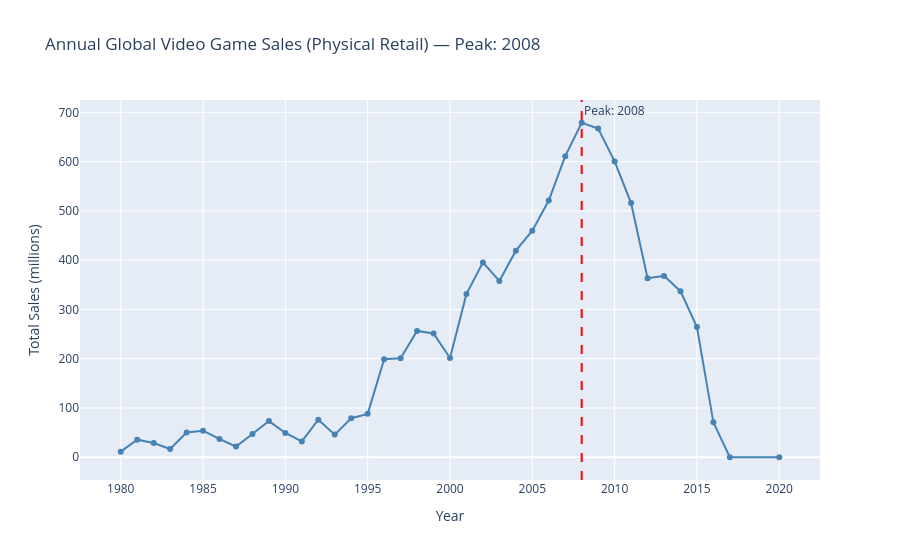

Notebook cell for this chart:
### Markdown cell above
---

## Q5–Q6 · Sales Evolution Over Time & Peak Year <a id="q5"></a>

The global video game market (physical retail) grew rapidly through the 1990s and 2000s, 
reaching its peak around **2008–2009** — coinciding with the dominant Wii / DS / PS3 / X360 era.
The subsequent decline reflects the shift toward digital distribution and mobile gaming, which this dataset does not capture.

### Code cell
from src.analysis.market_analysis import sales_over_time, peak_sales_year

annual = sales_over_time(df)
peak = peak_sales_year(df)
print(f"📅 Peak sales year: {peak}  ({annual.loc[annual['Year'] == peak, 'Global_Sales'].values[0]:,.0f}M units)")

fig = px.line(annual, x="Year", y="Global_Sales",
              title=f"Annual Global Video Game Sales (Physical Retail) — Peak: {peak}",
              markers=True, labels={"Global_Sales": "Total Sales (millions)"})
fig.add_vline(x=peak, line_dash="dash", line_color="red",
              annotation_text=f"Peak: {peak}", annotation_position="top right")
fig.update_traces(line_color="steelblue")
fig.write_html("../reports/figures/13_annual_sales.html")
fig.show()

### Figure 1 — Plotly figure (JSON) as saved in the notebook; plotly's stock layout.template omitted (floating-point values rounded to 4 significant figures)
{"data": [{"hovertemplate": "Year=%{x}<br>Total Sales (millions)=%{y}<extra></extra>", "legendgroup": "", "line": {"color": "steelblue", "dash": "solid"}, "marker": {"symbol": "circle"}, "mode": "lines+markers", "name": "", "orientation": "v", "showlegend": false, "type": "scatter", "x": [1980.0, 1981.0, 1982.0, 1983.0, 1984.0, 1985.0, 1986.0, 1987.0, 1988.0, 1989.0, 1990.0, 1991.0, 1992.0, 1993.0, 1994.0, 1995.0, 1996.0, 1997.0, 1998.0, 1999.0, 2000.0, 2001.0, 2002.0, 2003.0, 2004.0, 2005.0, 2006.0, 2007.0, 2008.0, 2009.0, 2010.0, 2011.0, 2012.0, 2013.0, 2014.0, 2015.0, 2016.0, 2017.0, 2020.0], "xaxis": "x", "y": [11.38, 35.77, 28.86, 16.79, 50.36, 53.94, 37.07, 21.74, 47.22, 73.45, 49.39, 32.23, 76.16, 45.98, 79.17, 88.11, 199.2, 201.0, 256.5, 251.3, 201.6, 331.5, 395.5, 357.9, 419.3, 459.9, 521.0, 611.1, 678.9, 667.3, 600.5, 516.0, 363.5, 368.1, 337.1, 264.4, 70.93, 0.05, 0.29], "yaxis": "y"}], "layout": {"annotations": [{"showarrow": false, "text": "Peak: 2008", "x": 2008, "xanchor": "left", "xref": "x", "y": 1, "yanchor": "top", "yref": "y domain"}], "legend": {"tracegroupgap": 0}, "shapes": [{"line": {"color": "red", "dash": "dash"}, "type": "line", "x0": 2008, "x1": 2008, "xref": "x", "y0": 0, "y1": 1, "yref": "y domain"}], "title": {"text": "Annual Global Video Game Sales (Physical Retail) — Peak: 2008"}, "xaxis": {"anchor": "y", "domain": [0, 1], "title": {"text": "Year"}}, "yaxis": {"anchor": "x", "domain": [0, 1], "title": {"text": "Total Sales (millions)"}}}}
